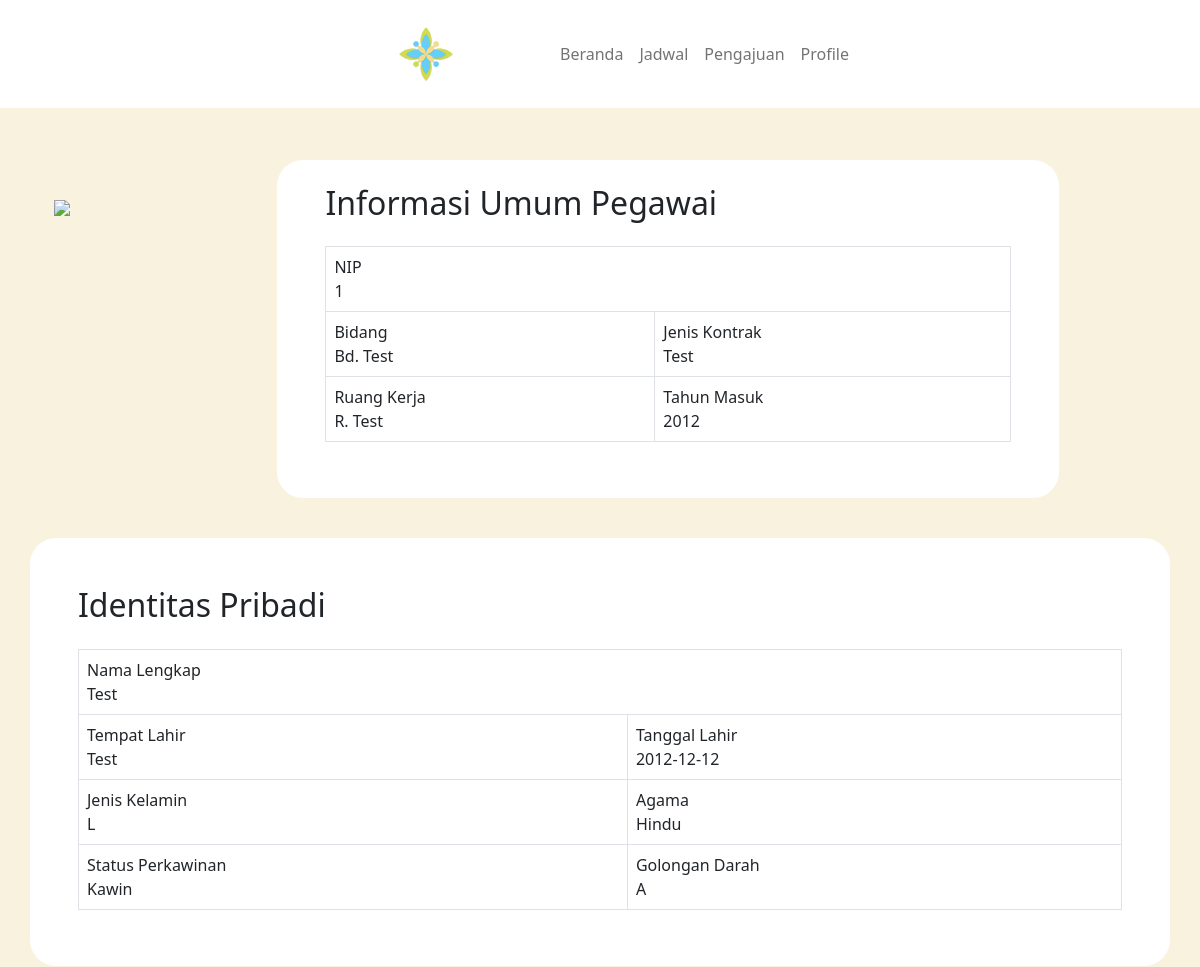
The app's page /profile.php (signed in, upper part), older data.
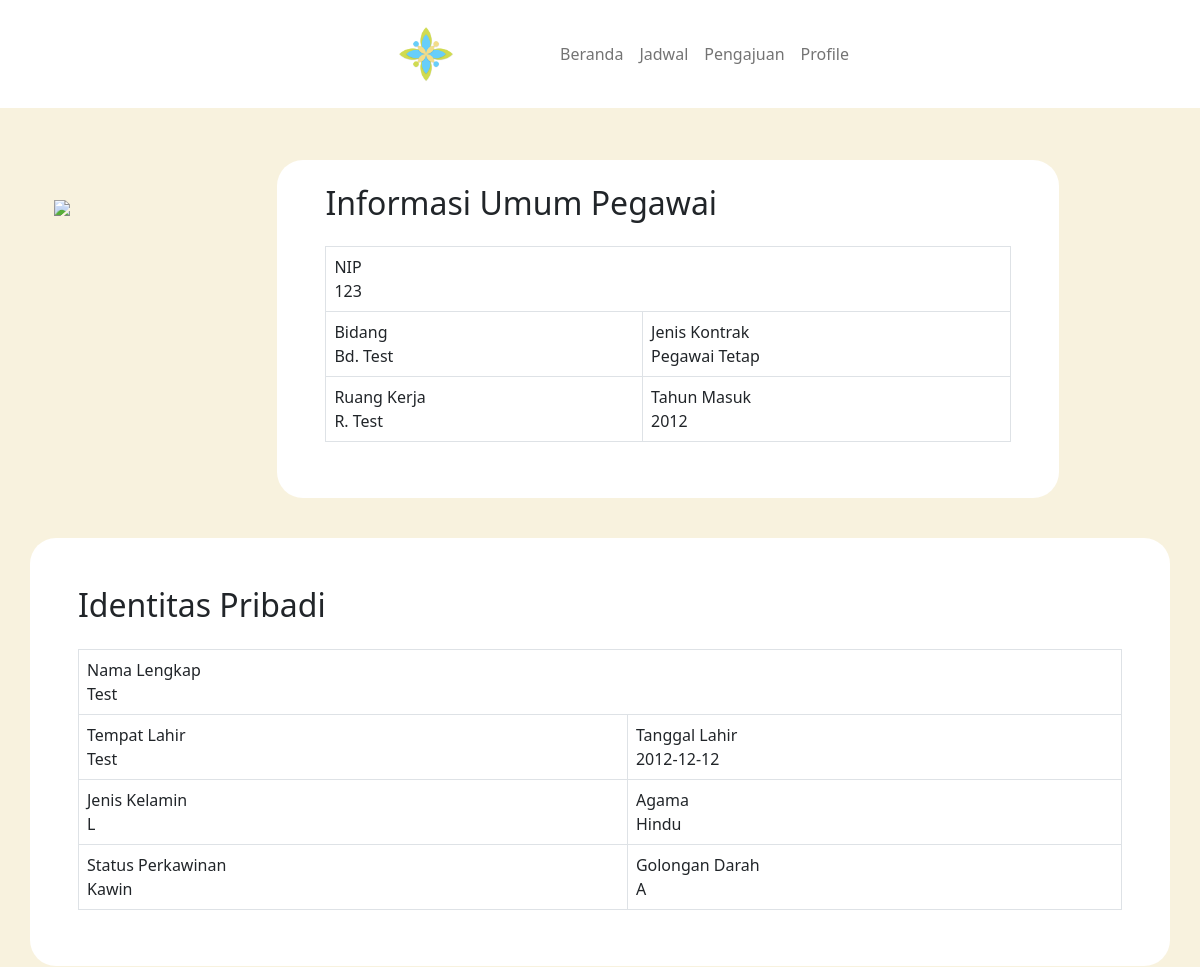
The same page, newer data.
### tables this page shows
CREATE TABLE tb_pegawai(
	id_pegawai INT AUTO_INCREMENT,
	id_jabatan INT,
	username VARCHAR(255),
	email VARCHAR(255),
	password_pg VARCHAR(255),
	nip VARCHAR(18),
	nama VARCHAR(255),
	foto_profile MEDIUMBLOB,
	no_hp VARCHAR(15),
	alamat VARCHAR(255),
	kecamatan VARCHAR(255),
	kabupaten VARCHAR(255),
	negara VARCHAR(255),
	agama VARCHAR(255),
	jenis_kelamin ENUM('L','P'),
	golongan_darah CHAR(3),
	tempat_lahir VARCHAR(255),
	tgl_lahir DATE,
	status_kawin VARCHAR(255),
	no_ktp VARCHAR(16),
	file_ktp MEDIUMBLOB,
	tahun_masuk YEAR,
	jenis_kontrak VARCHAR(255),
	bidang VARCHAR(255),
	ruangan VARCHAR(255),
	tgl_buat TIMESTAMP,
	PRIMARY KEY(id_pegawai),
	FOREIGN KEY(id_jabatan) REFERENCES tb_jabatan(id_jabatan),
	UNIQUE(username)
);

### profile.php (the view, shortened to what this page needs)
<?php
if (!isset($_SESSION["id_pegawai"])) {
    header("location:login.php");
} else {
    $mysqli = require __DIR__ . "/dbConnection.php";
    $sql = "SELECT * FROM tb_pegawai
            WHERE id_pegawai = {$_SESSION["id_pegawai"]}";
    $result = mysqli_query($conn, $sql);
    $user = mysqli_fetch_array($result);
}
?>
<!doctype html>
<html lang="en">
<head>
    <link rel="stylesheet" href="beranda.css">
    <link href="https://cdn.jsdelivr.net/npm/bootstrap@5.2.3/dist/css/bootstrap.min.css" rel="stylesheet">
</head>
<body class="d-flex flex-column min-vh-100" style="background-color: #F8F2DE;">
    <div class="d-flex flex-column justify-content-start header fixed-top">
        <nav class="navbar navbar-expand-sm">
            <div class="container-fluid">
                <img src="img/char-logo.png" alt="logo-rumah-sakit" height="60" class="kiri" style="padding-right: 8vw; margin-left: 16vw;">
                <div class="collapse navbar-collapse" id="navbarNav">
                    <ul class="navbar-nav text-center">
                        <li class="nav-item">
                        <a class="nav-link" aria-current="page" href="beranda.php">Beranda</a>
                        </li>
                        <li class="nav-item">
                        <a class="nav-link" href="jadwal.php">Jadwal</a>
                        </li>
                        <li class="nav-item">
                        <a class="nav-link" href="pengajuan.php">Pengajuan</a>
                        </li>
                        <li class="nav-item ">
                            <a class="nav-link" href="profile.php">Profile</a>
                        </li>
                    </ul>
                </div>
            </div>
        </nav>
    </div>
    <div class="container" style="padding-top:20vh;">
        <div class="d-lg-flex flex-row justify-content-center">
            <img class="foto-profile" height="250px" style="margin-right: 9vw; margin-left: 1vw; margin-top: 5vh;"/>
            <div class="container" style="background-color: #ffff; border-radius: 26px; width: 70%;">
                <div class="d-flex flex-column justify-content-evenly" style="margin-top: 3vh; margin-left: 3vw; margin-right: 3vw; margin-bottom: 5vh;">
                    <h2>Informasi Umum Pegawai</h2>
                    <table class="table table-bordered" style="margin-top: 2vh; width:100%">
                        <tbody>
                            <tr>
                            <td colspan="2">NIP<br><?= $user['nip']; ?></td>
                            </tr>
                            <tr>
                            <td>Bidang<br><?= $user['bidang']; ?></td>
                            <td>Jenis Kontrak<br><?= $user['jenis_kontrak']; ?></td>
                            </tr>
                            <tr>
                            <td>Ruang Kerja<br><?= $user['ruangan']; ?></td>
                            <td>Tahun Masuk<br><?= $user['tahun_masuk']; ?></td>
                            </tr>
                        </tbody>
                    </table>
                </div>
            </div>
        </div>
    </div>
    <div class="container" style="background-color: #ffff; border-radius: 26px; padding-top:3vh; margin-top:5vh;">
        <div class="d-flex flex-column justify-content-evenly" style="margin-top: 3vh; margin-left: 3vw; margin-right: 3vw; margin-bottom: 5vh;">
            <h2>Identitas Pribadi</h2>
            <table class="table table-bordered" style="margin-top: 2vh; width:100%">
                <tbody>
                    <tr>
                    <td colspan="2">Nama Lengkap<br><?= $user['nama']; ?></td>
                    </tr>
                    <tr>
                    <td>Tempat Lahir<br><?= $user['tempat_lahir']; ?></td>
                    <td>Tanggal Lahir<br><?= $user['tgl_lahir']; ?></td>
                    </tr>
                    <tr>
                    <td>Jenis Kelamin<br><?= $user['jenis_kelamin']; ?></td>
                    <td>Agama<br>Hindu</td>
                    </tr>
                    <tr>
                    <td>Status Perkawinan<br><?= $user['status_kawin']; ?></td>
                    <td>Golongan Darah<br><?= $user['golongan_darah']; ?></td>
                    </tr>
                </tbody>
            </table>
        </div>
    </div>
</body>
</html>

Row changes from the older to the newer data that the page shows:
changed tb_pegawai "Bd. Test": nip "1" → "123"; jenis_kontrak "Test" → "Pegawai Tetap"
